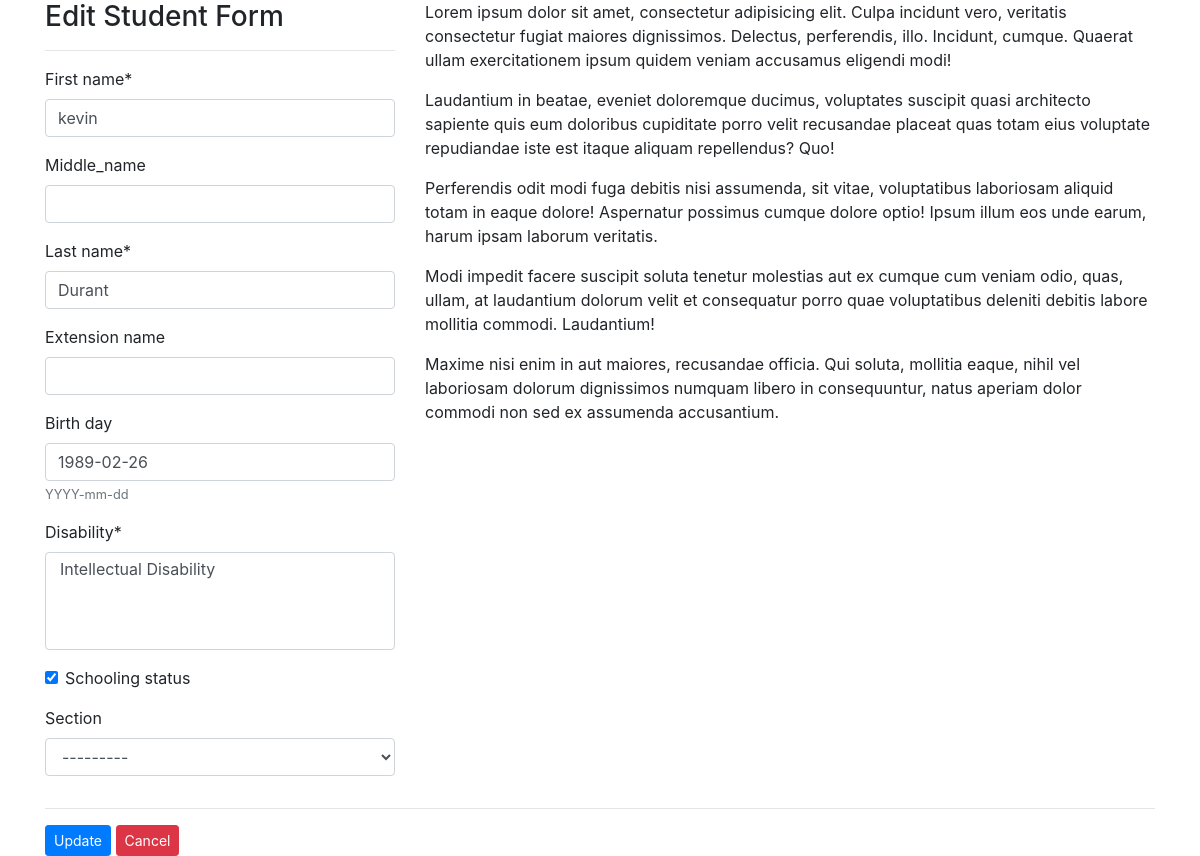
The page /students/edit/4/ on the database as committed earlier.
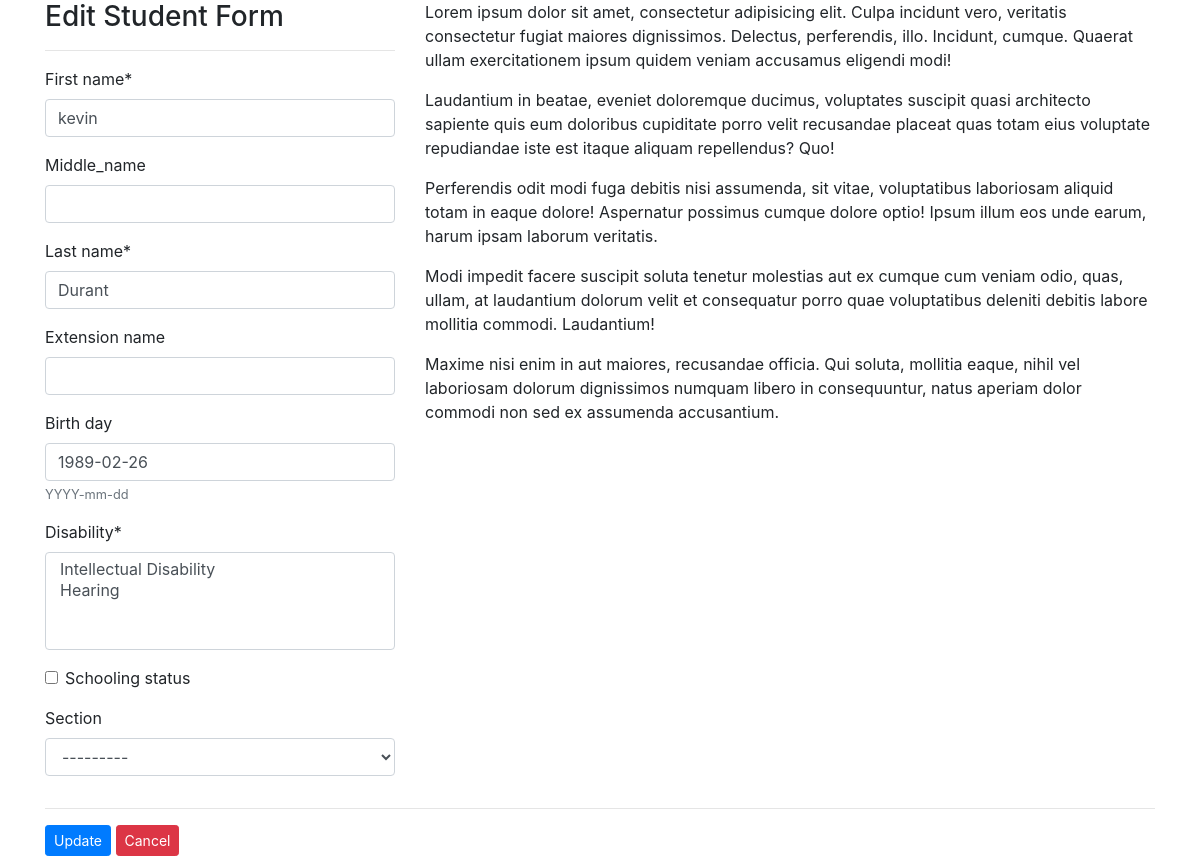
The same page on the database as committed later.
### students/models.py (models this page shows, shortened)
class StudentName(models.Model):
    user = models.ForeignKey(User, on_delete=models.CASCADE, default=1)
    f_name = models.CharField(max_length=60, verbose_name='first name')
    m_name = models.CharField(max_length=60, verbose_name='middle_name', blank=True)
    l_name = models.CharField(max_length=60, verbose_name='last name')
    e_name = models.CharField(max_length=60, verbose_name='extension name', blank=True)
    birth_date = models.DateField(blank=True, null=True, verbose_name='birth day', help_text='YYYY-mm-dd')
    disability = models.ManyToManyField(Disability)
    school_status = models.BooleanField(default=True, verbose_name='schooling status')
    block = models.ForeignKey(Block, on_delete=models.CASCADE, blank=True, null=True, verbose_name='section')
    timestamp = models.DateTimeField(auto_now_add=True, verbose_name='added')
    updated = models.DateTimeField(auto_now=True, verbose_name='updated')
    class Meta:
        ordering = ['-timestamp']

### students/views.py (the view)
# urls.py: path('edit/<int:pk>/', views.student_edit, name='edit'),
def student_edit(request, pk):
	instance=get_object_or_404(StudentName, pk=pk)
	form = StudentEditForm(request.POST or None, request.FILES or None, instance=instance)
	if form.is_valid():
		instance=form.save(commit=False)
		instance.save()
		return redirect('student:list')
	context = {
		"form": form,
		"title": "edit student",
		"instance": instance,
	}
	return render(request, "students/student_edit.html", context)

### students/forms.py
class StudentEditForm(forms.ModelForm):
    class Meta:
        model = StudentName
        fields = (
            "f_name",
            "m_name",
            "l_name",
            "e_name",
            "birth_date",
            "disability",
            "school_status",
            "block",
        )

### students/models.py (called while the page is built)
    def __str__(self):
        return self.block_name

    def __str__(self):
        return self.type_of_dis

### templates/students/student_edit.html
{% extends "base.html" %}
{% load crispy_forms_tags %}
{% block content %}
<form action="" class="form" method="POST" enctype="multipart/form-data">{% csrf_token %}
    <div class="row">
        <div class="col-sm-4">
            <h3>Edit Student Form</h3>
            <hr>
            {{form|crispy}}
        </div>
        <div class="col-sm-8">
            <p>Lorem ipsum dolor sit amet, consectetur adipisicing elit. Culpa incidunt vero, veritatis consectetur fugiat maiores dignissimos. Delectus, perferendis, illo. Incidunt, cumque. Quaerat ullam exercitationem ipsum quidem veniam accusamus eligendi modi!</p>
            <p>Laudantium in beatae, eveniet doloremque ducimus, voluptates suscipit quasi architecto sapiente quis eum doloribus cupiditate porro velit recusandae placeat quas totam eius voluptate repudiandae iste est itaque aliquam repellendus? Quo!</p>
            <p>Perferendis odit modi fuga debitis nisi assumenda, sit vitae, voluptatibus laboriosam aliquid totam in eaque dolore! Aspernatur possimus cumque dolore optio! Ipsum illum eos unde earum, harum ipsam laborum veritatis.</p>
            <p>Modi impedit facere suscipit soluta tenetur molestias aut ex cumque cum veniam odio, quas, ullam, at laudantium dolorum velit et consequatur porro quae voluptatibus deleniti debitis labore mollitia commodi. Laudantium!</p>
            <p>Maxime nisi enim in aut maiores, recusandae officia. Qui soluta, mollitia eaque, nihil vel laboriosam dolorum dignissimos numquam libero in consequuntur, natus aperiam dolor commodi non sed ex assumenda accusantium.</p>
        </div>
    </div>
    <hr>
    <input type="submit" class="btn btn-primary btn-sm" value="Update">
    <a href="{% url 'student:list' %}" class="btn btn-danger btn-sm">Cancel</a>
</form>
{% endblock %}

Rows that differ between the two databases and show on the page:
changed StudentName "kevin": school_status "☑" → "☐"
Other text that changed with them:
form field disability: "Intellectual Disability" → "Intellectual Disability / Hearing"
